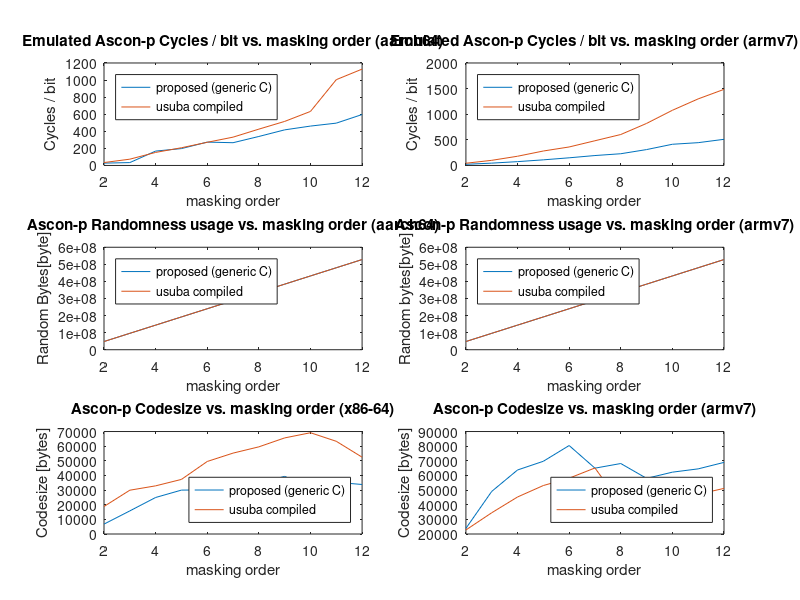

The MATLAB source for this figure:

load("benchmark_aarch64.mat")

subplot(3,2,1)
plot(d, gc, d, uc)
title("Emulated Ascon-p Cycles / bit vs. masking order (aarch64)")
xlabel("masking order")
ylabel("Cycles / bit")
legend("proposed (generic C)", "usuba compiled", "Location", 'northwest')

subplot(3,2,3)
plot(d, gr, d, ur)
title("Ascon-p Randomness usage vs. masking order (aarch64)")
xlabel("masking order")
ylabel("Random Bytes[byte]")
legend("proposed (generic C)", "usuba compiled", "Location", 'northwest')

load("codesize_aarch64.mat")
subplot(3,2,5)
plot(d, gc, d, uc)
title("Ascon-p Codesize vs. masking order (x86-64)")
xlabel("masking order")
ylabel("Codesize [bytes]")
legend("proposed (generic C)", "usuba compiled", "Location", 'southeast')


load("benchmark_armv7.mat")

subplot(3,2,2)
plot(d, gc, d, uc)
title("Emulated Ascon-p Cycles / bit vs. masking order (armv7)")
xlabel("masking order")
ylabel("Cycles / bit")
legend("proposed (generic C)", "usuba compiled", "Location", 'northwest')

subplot(3,2,4)
plot(d, gr, d, ur)
title("Ascon-p Randomness usage vs. masking order (armv7)")
xlabel("masking order")
ylabel("Random bytes[byte]")
legend("proposed (generic C)", "usuba compiled", "Location", 'northwest')

load("codesize_armv7.mat")
subplot(3,2,6)
plot(d, gc, d, uc)
title("Ascon-p Codesize vs. masking order (armv7)")
xlabel("masking order")
ylabel("Codesize [bytes]")
legend("proposed (generic C)", "usuba compiled", "Location", 'southeast')
